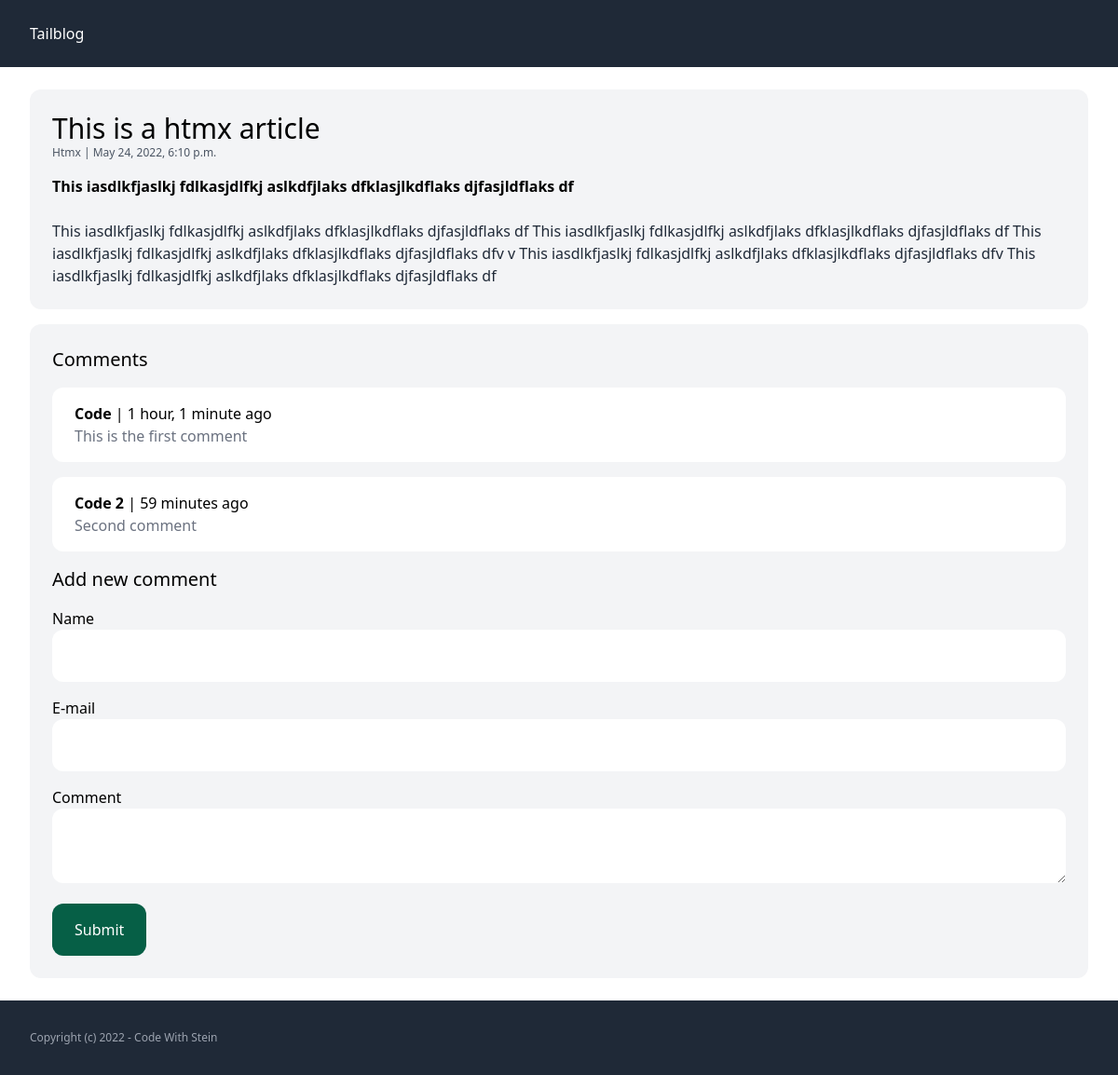
The app's page /this-is-a-htmx-article/ with its own data.
### post/models.py (models this page shows, shortened)
class Post(models.Model):
    category = models.ForeignKey(Category, related_name='posts', on_delete=models.CASCADE)
    title = models.CharField(max_length=255)
    slug = models.SlugField(max_length=255)
    intro = models.TextField()
    body = models.TextField()
    created_at = models.DateTimeField(auto_now_add=True)
    class Meta:
        ordering = ('-created_at', )

class Category(models.Model):
    title = models.CharField(max_length=255)

class Comment(models.Model):
    post = models.ForeignKey(Post, related_name='comments', on_delete=models.CASCADE)
    name = models.CharField(max_length=255)
    email = models.EmailField(max_length=255)
    comment = models.TextField()
    created_at = models.DateTimeField(auto_now_add=True)

### post/views.py (the view, shortened to what this page needs)
# urls.py: path('<slug:slug>/', views.post_detail, name='post_detail'),
def post_detail(request, slug):
    post = get_object_or_404(Post, slug=slug)
    return render(request, 'post/detail.html', {'post': post})

### post/templates/post/detail.html (shortened to what this page needs)
{% extends 'post/base.html' %}
{% block content %}
    <article class="p-6 bg-gray-100 rounded-xl">
        <h2 class="text-3xl">{{ post.title }}</h2>
        <span class="mb-4 block text-xs text-gray-600">
            <a href="{% url 'category_detail' post.category.id %}">{{ post.category.title }}</a> | {{ post.created_at }}
        </span>
        <p class="mb-6 font-semibold">{{ post.intro }}</p>
        <p class="text-gray-800">
            {{ post.body }}
        </p>
    </article>
    <div class="mt-4 p-6 bg-gray-100 rounded-xl">
        <h3 class="mb-4 text-xl">Comments</h3>
        {% for comment in post.comments.all %}
            <div class="mb-4 w-full py-4 px-6 rounded-xl bg-white">
                <strong>{{ comment.name }}</strong> | {{ comment.created_at|timesince }} ago<br>
                <p class="text-gray-500">{{ comment.comment }}</p>
            </div>
        {% endfor %}
        <h3 class="mb-4 text-xl">Add new comment</h3>
        <form method="post" action="." class="space-y-4">
            <div>
                <label>Name</label><br>
                <input type="text" name="name" class="w-full py-4 px-6 rounded-xl bg-white">
            </div>
            <div>
                <label>E-mail</label><br>
                <input type="email" name="email" class="w-full py-4 px-6 rounded-xl bg-white">
            </div>
            <div>
                <label>Comment</label><br>
                <textarea name="comment" class="w-full py-4 px-6 rounded-xl bg-white"></textarea>
            </div>
            <div>
                <button class="py-4 px-6 rounded-xl bg-emerald-800 text-white">Submit</button>
            </div>
        </form>
    </div>
{% endblock %}

### post/templates/post/base.html (shortened to what this page needs)
<!doctype html>
<html>
    <head>
        <script src="https://cdn.tailwindcss.com"></script>
    </head>
    <body>
        <nav class="py-6 px-8 bg-gray-800 text-white">
            <a href="/">Tailblog</a>
        </nav>
        <main class="py-6 px-8">
            {% block content %}
            {% endblock %}
        </main>
        <footer class="py-8 px-8 bg-gray-800 text-gray-400">
            <p class="text-xs">Copyright (c) 2022 - Code With Stein</p>
        </footer>
    </body>
</html>

### records on screen
Post: title "This is a htmx article", category "Htmx", created_at "May 24, 2022, 6:10 p.m.", intro "This iasdlkfjaslkj fdlkasjdlfkj aslkdfjlaks dfklasjlkdflaks djfasjldflaks df", body "This iasdlkfjaslkj fdlkasjdlfkj aslkdfjlaks dfklasjlkdflaks djfasjldflaks df This iasdlkfjaslkj fdlkasjdlfkj aslkdfjlaks dfklasjlkdflaks djfasjldflaks df This iasdlkfjaslkj fdlkasjdlfkj aslkdfjlaks dfklasjlkdflaks djfasjldflaks dfv v This iasdlkfjaslkj fdlkasjdlfkj aslkdfjlaks dfklasjlkdflaks djfasjldflaks dfv This iasdlkfjaslkj fdlkasjdlfkj aslkdfjlaks dfklasjlkdflaks djfasjldflaks df"
Comment: name "Code", created_at "1 hour, 1 minute", comment "This is the first comment"
Comment: name "Code 2", created_at "59 minutes", comment "Second comment"
